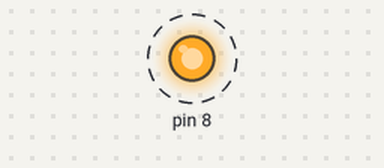
The sketch below on a simulated Arduino Uno, built with avr-gcc and run on an emulated ATmega328P. Shown: output pins drawn as LEDs (lit = HIGH). Dashed ring = blinking.

Above: at 0.5 s.
Timing chart, 0 to 4.6 s (numbered marks = the images above):
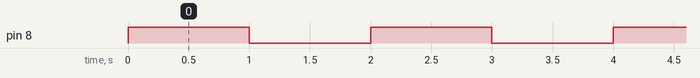

Measured:
- by itself, pin 8: alternates HIGH for 1.0 s and LOW for 1.0 s

The sketch:

led_blink.ino
```cpp
#define kirmizi_led 8 //boyle yazarak kirmizi_led yazabiliriz direkt. hani çoklu çalışmalarda karmaşıklığı önlemek için vs. böyle yazdıktan sonra 8 yazdığımız yerlere kirmizi_led yazmamız gerekiyor
void setup() {
  pinMode(8,OUTPUT); // 8.pini aktardık

}

void loop() {
  // put your main code here, to run repeatedly:
digitalWrite(8,HIGH); //5v veriyor 8.pine
delay(1000); // 500 milisaniye bekliyor
digitalWrite(8,LOW);
delay(1000);
}
```
